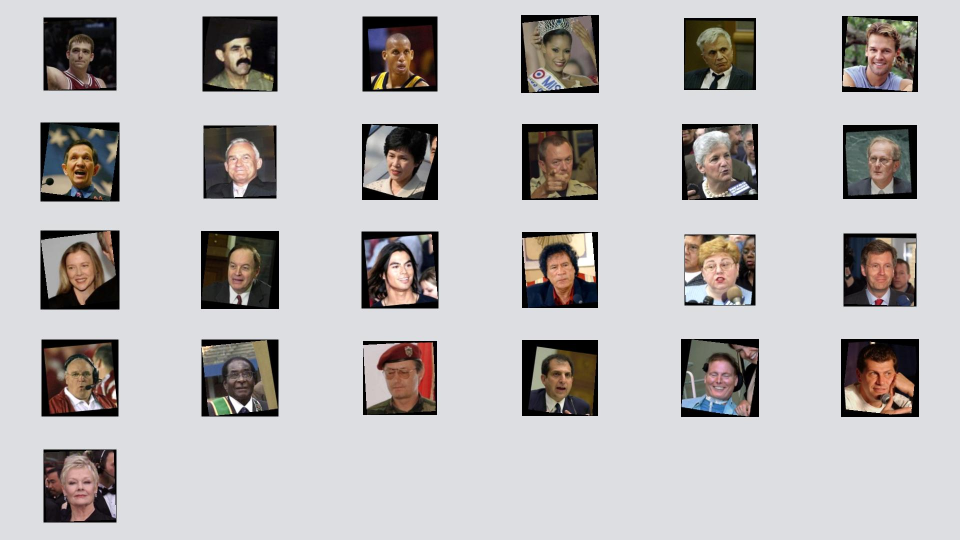
#> input picture runtime-check/test_images/RTC_group_fixed_140_25faces.jpg, 1920 x 1080 px (shown at 1/2 size)
$ python -i bench_detect.py   (imports and definitions only)
#> lines starting #> are read from the running program, lines starting #| are printed output that depends on the picture
#!/usr/bin/env python3
"""
bench_detect.py: Detector benchmarks across face sizes, composites, false positives, and latency.
Usage:
    python runtime-check/bench_detect.py --detector haar|yunet|mtcnn --split calibration|test
"""

import argparse
import io
import json
import os
import random
import sys
import time
import requests
import numpy as np
from PIL import Image, ImageEnhance, ImageDraw

# [2 lines not run here, left out]

FACE_SERVICE = "http://localhost:8000"
LFW_ROOT = r"C:\Users\vishe\scikit_learn_data\lfw_home\lfw_funneled"
SPLIT_MANIFEST_PATH = "runtime-check/split_manifest.json"


# [74 lines left out: functions load_split_manifest, get_split_images, run_benchmark_a, not called in this run]


def run_benchmark_b(images):
    print("\n--- Benchmark (b): 30-Face Classroom Composites (1920x1080) ---")
    if len(images) < 30:
        raise ValueError(f"Need 30 images, got {len(images)}")
    class_images = images[:30]

    modes = [("fixed_50", 50), ("variable_70_110", None), ("fixed_140", 140)]
    results = {}

    for mode_name, size_val in modes:
        random.seed(42)
        canvas = Image.new("RGB", (1920, 1080), color=(220, 222, 225))
        cols, rows = 6, 5
        cell_w, cell_h = 1920 // cols, 1080 // rows

        for i, img_path in enumerate(class_images):
            c = i % cols
            r = i // cols
            xc = c * cell_w + cell_w // 2
            yc = r * cell_h + cell_h // 2

            img = Image.open(img_path).convert("RGB")
            if mode_name == "fixed_50":
                tw = 50
            elif mode_name == "fixed_140":
                tw = 140
            else:
                tw = random.randint(70, 110)

            th = int(tw * (img.size[1] / img.size[0]))
            resized = img.resize((tw, th), Image.Resampling.LANCZOS)
            if mode_name == "variable_70_110":
                angle = random.uniform(-8, 8)
                rotated = resized.rotate(angle, expand=True, resample=Image.Resampling.BILINEAR)
                jitter = ImageEnhance.Brightness(rotated).enhance(random.uniform(0.85, 1.15))
            else:
                jitter = resized

            px = xc - jitter.size[0] // 2
            py = yc - jitter.size[1] // 2
            canvas.paste(jitter, (px, py))

        buf = io.BytesIO()
        canvas.save(buf, format="JPEG", quality=90)

        resp = requests.post(
            f"{FACE_SERVICE}/detect-faces",
            files={"image": (f"composite_{mode_name}.jpg", buf.getvalue(), "image/jpeg")},
            timeout=15
        )
        detected_count = 0
        if resp.status_code == 200:
            detected_count = len(resp.json().get("faces", []))

        results[mode_name] = {
            "mode": mode_name,
            "detected_count": detected_count,
            "total_faces": 30,
            "rate_pct": round(detected_count / 30.0 * 100.0, 2),
        }
        print(f"  Composite {mode_name:17s}: {detected_count:2d}/30 detected ({results[mode_name]['rate_pct']}%)")

    return results


# [119 lines left out: functions run_benchmark_c, run_benchmark_d, main, not called in this run]


# [2 lines not run here, left out]

>>> import cv2
>>> picture = cv2.imread('test_images/RTC_group_fixed_140_25faces.jpg', cv2.IMREAD_GRAYSCALE)
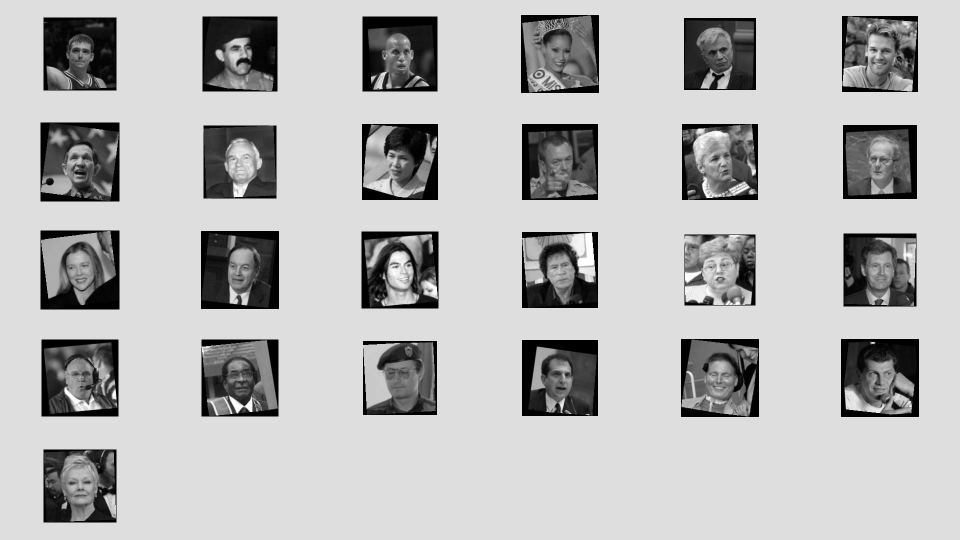
#> picture: shape (1080, 1920) (shown at 1/2 size); min 0, max 255, mean 182.6
>>> result = run_benchmark_b(picture)
#> in run_benchmark_b, `canvas = Image.new("RGB", (1920, 1080), color=(220, 222, 225))`:
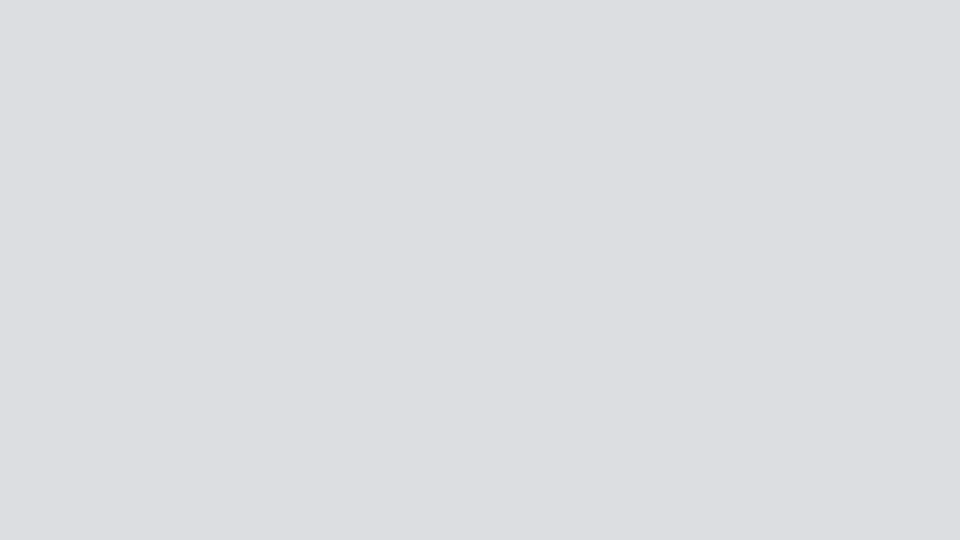
#> canvas: PIL image 1920x1080 RGB (shown at 1/2 size); mean R, G, B 220, 222, 225
#> in run_benchmark_b, `c = i % cols`: c = 0
#> in run_benchmark_b, `xc = c * cell_w + cell_w // 2`: xc = 160
#> in run_benchmark_b, `yc = r * cell_h + cell_h // 2`: yc = 108
#> (the run stopped early here; a loop or call above may not have finished)
